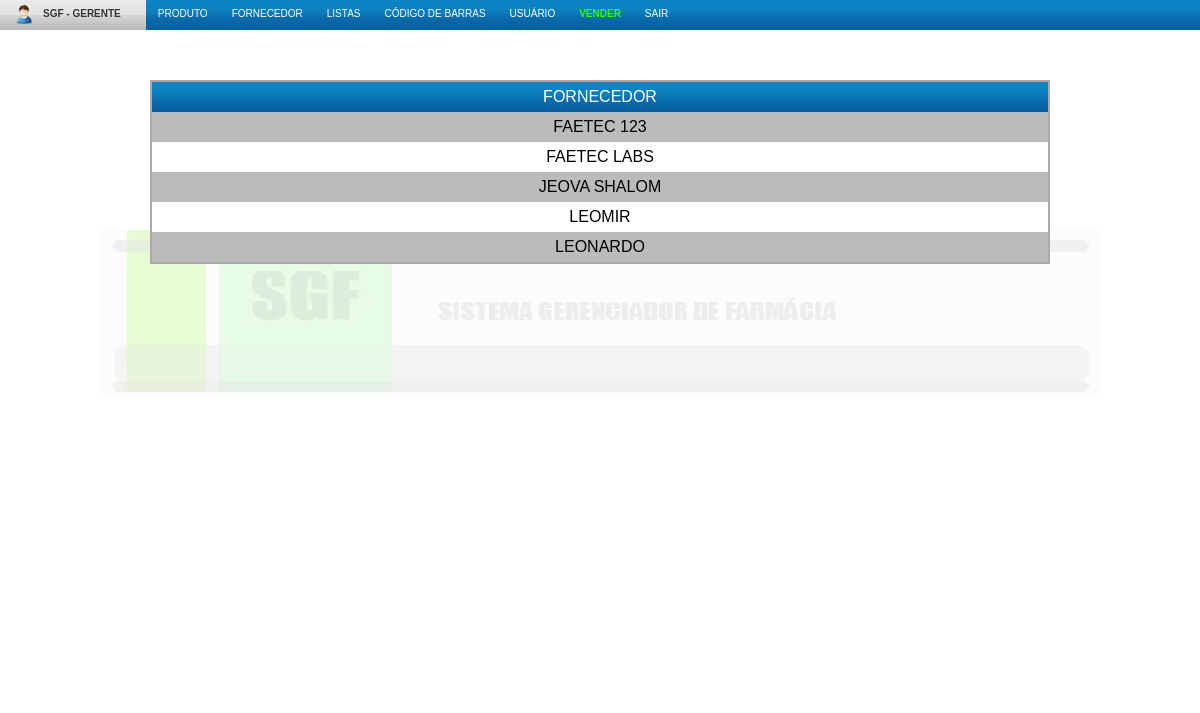
The page /main/listarFornecedores.php (signed in) on the database as committed earlier.
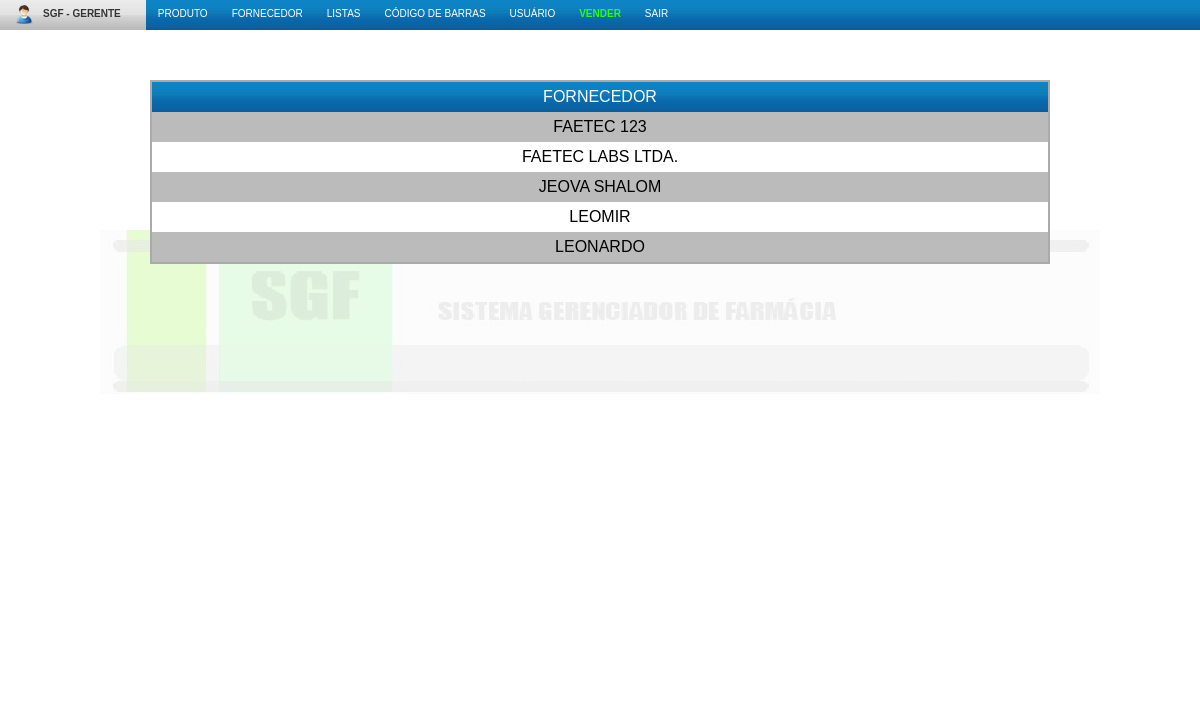
The same page on the database as committed later.
### tables this page shows
CREATE TABLE IF NOT EXISTS `fornecedor` (
  `idfornecedor` int(11) NOT NULL AUTO_INCREMENT,
  `cnpj` varchar(18) NOT NULL,
  `nome` varchar(100) NOT NULL,
  `telefone` varchar(20) NOT NULL,
  `email` varchar(100) NOT NULL,
  `cep` varchar(9) NOT NULL,
  `endereco` varchar(255) NOT NULL,
  `numero` int(11) NOT NULL,
  `complemento` varchar(50) NOT NULL,
  `bairro` varchar(100) NOT NULL,
  `cidade` varchar(100) NOT NULL,
  `uf` tinyint(2) NOT NULL,
  PRIMARY KEY (`idfornecedor`)
);

### class/Fornecedor.class.php (called while the page is built, shortened)
<?php
class Fornecedor {
    public static function listarfornecedors() {
        $query = "SELECT * FROM fornecedor ORDER BY nome ASC";
        $res = mysql_query($query);
        return $res;
    }
}
?>

### main/listarFornecedores.php (the view, shortened to what this page needs)
<?php
include 'topo.php';
$fornecedor = Fornecedor::listarfornecedors();
?>
<table cellpadding=0 cellspacing=0 class="tbl_listaProd">
	<thead>
		<tr>
			<td>fornecedor</td>
		</tr>
	</thead>
	<tbody>
<?php
while($row = mysql_fetch_array($fornecedor)) {
	$table .= "<tr>";
	$table .= " <td><a href='verFornecedor.php?fornecedor=".$row['idfornecedor']."'>".$row['nome']."</a></td>";
	$table .= "</tr>";
}
print $table;
?>
	</tbody>
</table>
<?php include 'rodape.php'; ?>

Rows that differ between the two databases and show on the page:
changed fornecedor: nome "FAETEC LABS" → "FAETEC LABS LTDA."
